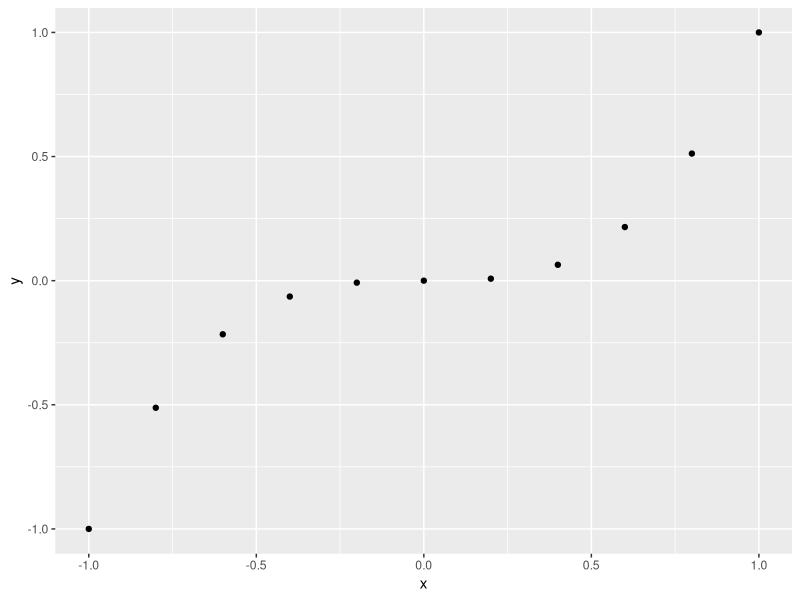
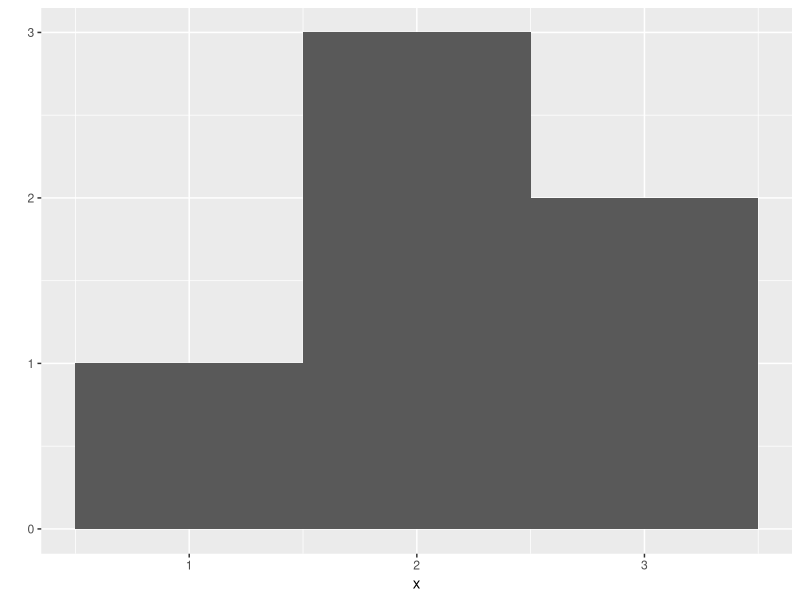
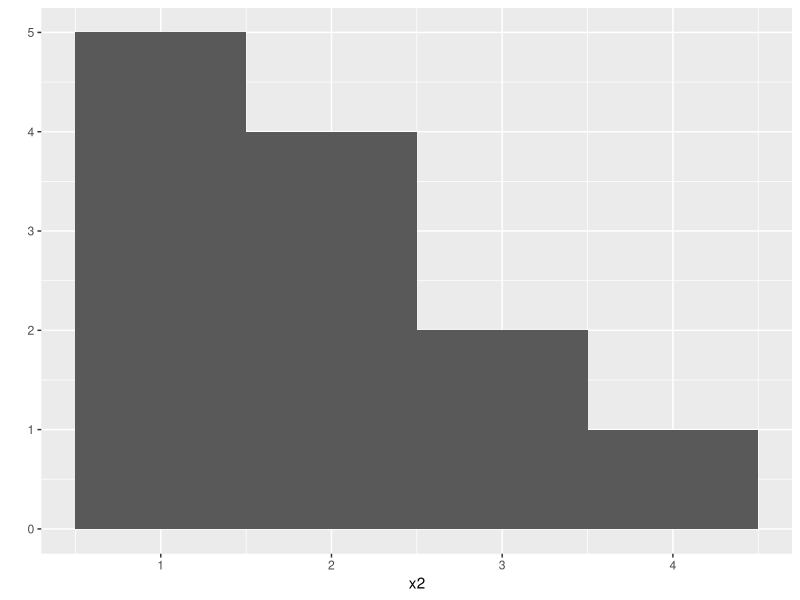
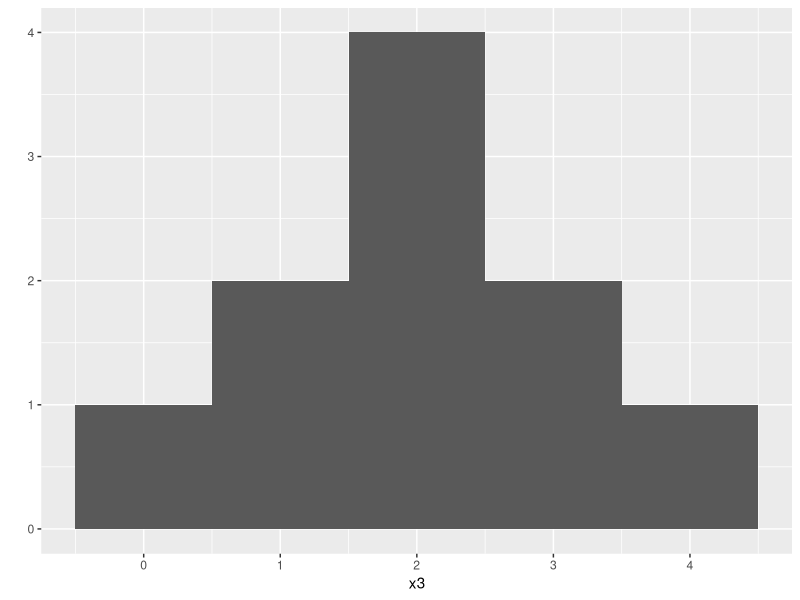
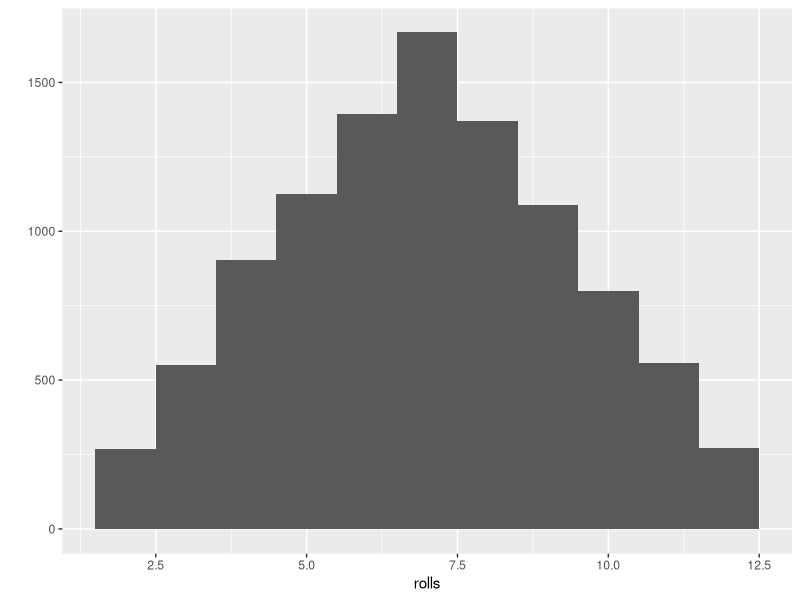
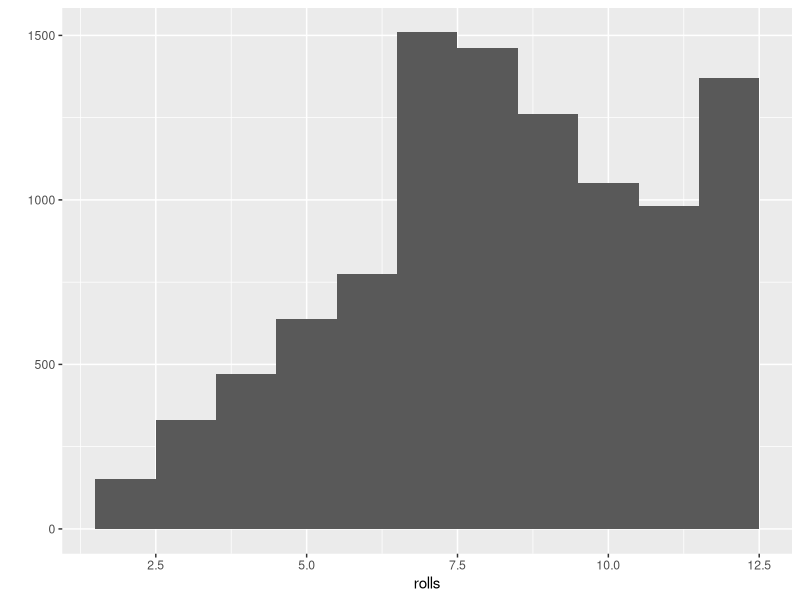

The R script that drew these images, in order: (Note: this script raises an error after producing the figures.)
roll <- function(){
  die <- 1:6
  dice <- sample(die, size = 2, replace = TRUE)
  sum(dice)
}

roll2 <- function(bones = 1:6){
  dice <- sample(bones, size = 2, replace = TRUE)
  sum(dice)
}

例題NA1 <- read.csv("read.csv")
例題NA1
is.na(例題NA1)
summary(例題NA1)
table(例題NA1$local)
mean(例題NA1$tv)
mean(例題NA1$tv, na.rm = TRUE)
例題NA2 <- na.omit(例題NA1)
例題NA2
mean(例題NA2$tv)

例題NA3 <- read.csv("read.csv", na.strings = "")
例題NA3

cor(例題NA1$social, 例題NA1$tv)
cor(例題NA1$social, 例題NA1$tv, use = "complete.obs")

library("ggplot2")
qplot
x <- c(-1, -0.8, -0.6, -0.4, -0.2, 0, 0.2, 0.4, 0.6, 0.8, 1)
x
y <- x^3
y
qplot(x,y)

x <- c(1, 2,2,2,3,3)
qplot(x, binwidth = 1)
x2 <- c(1,1,1,1,1,2,2,2,2,3,3,4)
qplot(x2, binwidth = 1)
x3 <- c(0,1,1,2,2,2,2,3,3,4)
qplot(x3, binwidth = 1)

replicate(3, 1+1)
replicate(10, roll())
rolls <- replicate(10000, roll())
qplot(rolls, binwidth = 1)

roll <- function(){
  die <- 1:6
  dice <- sample(die, size = 2, replace = TRUE,
                 prob = c(1/8,1/8,1/8,1/8,1/8,3/8))
  sum(dice)
}
rolls <- replicate(10000, roll())
qplot(rolls, binwidth = 1)

card <- list("ace", "hearts", 1)
card

df <- data.frame(face = c("ace","two","six"),
                 suit = c("clubs", "clubs", "clubs"),
                 value = c(1,2,3))
df
typeof(df)
class(df)
str(df)

write.csv(deck, file = "cards.csv", row.names = FALSE)
deck[1,1]
deck[1,1:3]
deck[1, ]

deal <- function(cards){
  deck[cards, ]
}
deal <- function(cards){
  cards[1, ]
}
deck2 <- deck[1:52, ]
head(deck2)
deck3 <- deck[c(2,1,3:52), ]
head(deck3)
ramdom <- sample(1:52, size = 52)
ramdom
deck4 <- deck[ramdom, ]
head(deck4)

deck2 <- deck
vec <- c(0,0,0,0,0,0)
vec[1] <- 1000
vec[1]
vec[c(1,3,5)] <- c(1,1,1)
vec[7] <- 0
vec

deck2$new <- 1:52
deck2$new <- NULL
deck2[c(13,26,39,52), ]
deck2[c(13,26,39,52), 3]
deck2$value[c(13,26,39,52)]
deck2$value[c(13,26,39,52)] <- 14
head(deck2,13)

deck2$face[1:52]
"ace" %in% deck2$face[1:52]
deck2$face
deck2$face == "ace"
sum(deck2$face == "ace")
deck3$face == "ace"
deck3$value[deck3$face == "ace"]
deck3$value[deck3$face == "ace"] <- 14
head(deck3,13)

deck4 <- deck
deck4$value <- 0
head(deck4,52)
deck4$value[deck4$suit == "hearts"] <- 1
deck4$value[deck4$suit == "hearts"]

ignis <- readHTMLTable('http://1923.co.jp/recruit/application-requirements')
typeof(ignis)
class(ignis)
url <- "http://1923.co.jp/recruit/application-requirements"
tableList <- readHTMLTable(url)
tableElement <- tableList[[1]][1,1] #要素へのアクセス
tableElement <- c(tableList[[1]][1,1],tableList[[1]][1,2])
tableElement

as.environment("package:stats")
globalenv()
baseenv()
emptyenv()
parent.env(globalenv())
ls(globalenv())
head(globalenv()$deck, 3)
assign("new", "Hello", envir = globalenv())
globalenv()$new
environment()

show_env <- function(){
  list(ran.in = environment(),
       parent = parent.env(environment()),
       objects = ls.str(environment()))
}
show_env()
environment(show_env)
environment(parenvs)

deal <- function(){
  card <- deck[1, ]
  assign("deck", deck[-1, ], envir = globalenv())
  card
}
deal()

shuffle <- function(cards){
  random <- sample(1:52, size = 52)
  cards[random, ]
}
shuffle(deck)

DECK <- deck

shuffle <- function(cards){
  random <- sample(1:52, size = 52)
  assign("deck", DECK[random, ], envir = globalenv())
}

setup <- function(deck){
  DECK <- deck
  
  DEAL <- function(){
    card <- deck[1, ]
    assign("deck", deck[-1, ], envir = parent.env(environment()))
    card
  }
  
  SHUFFLE <- function(){
    random <- sample(1:52, size = 52)
    assign("deck", DECK[random, ], envir = parent.env(environment()))
  }
  list(deal = DEAL, shuffle = SHUFFLE)
}

cards <- setup(deck)
deal <- cards$deal
shuffle <- cards$shuffle

rm(deck)
shuffle()
deal()